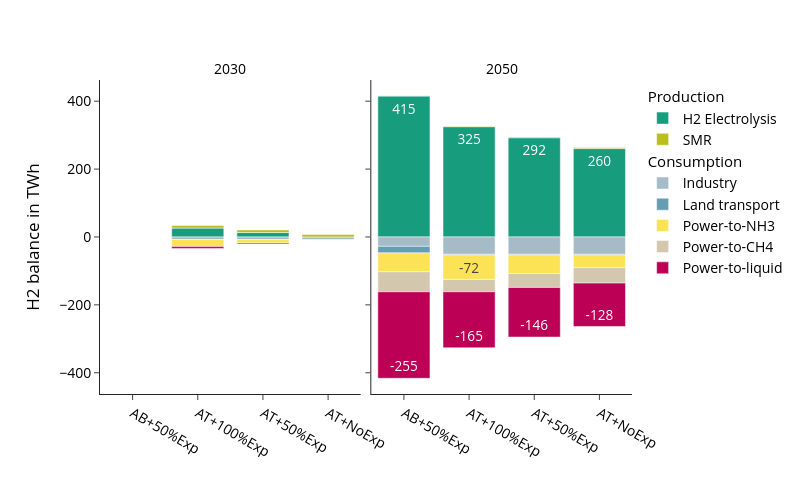

Write notebook code for a chart like this one.
### Code cell
fig_name = "hydrogen_balance_TWh"
fig = px.bar(
    df, 
    **fig_kwargs,
    color_discrete_map=colors["hydrogen"],
    category_orders={
        "variable":list(colors["hydrogen"].keys()),
        "scen": scen_order
        },
    #facet_col_spacing=0.1,
    labels={"value":"H2 balance in TWh","year":"",
            "variable":"", 
            "scen": ""},

)

# Add legend groups for Production and Consumption
fig = add_production_consumption_legend_groups(fig, df)

update_layout(fig)

print("Totals per scenario and year:", demand_sum_df)
fig.show()
#save_plotly_fig(df, fig, fig, sdir, f"{idx_group_name}_{fig_name}")

### Figure 1 — Plotly figure (JSON) as saved in the notebook; plotly's stock layout.template omitted (floating-point values rounded to 4 significant figures)
{"data": [{"hovertemplate": "=%{x}<br>H2 balance in TWh=%{text}<extra></extra>", "legendgroup": "Production", "legendgrouptitle": {"text": "Production"}, "marker": {"color": "#179c7d", "pattern": {"shape": ""}}, "name": "H2 Electrolysis", "orientation": "v", "showlegend": true, "text": [26.2, 13.1], "textangle": 0, "textposition": "inside", "texttemplate": "%{y:.0f}", "type": "bar", "x": ["AT+100%Exp", "AT+50%Exp"], "xaxis": "x", "y": [26.2, 13.1], "yaxis": "y"}, {"hovertemplate": "=%{x}<br>H2 balance in TWh=%{text}<extra></extra>", "legendgroup": "Production", "legendgrouptitle": {"text": "Production"}, "marker": {"color": "#179c7d", "pattern": {"shape": ""}}, "name": "H2 Electrolysis", "orientation": "v", "showlegend": false, "text": [415.4, 325.0, 292.4, 260.4], "textangle": 0, "textposition": "inside", "texttemplate": "%{y:.0f}", "type": "bar", "x": ["AB+50%Exp", "AT+100%Exp", "AT+50%Exp", "AT+NoExp"], "xaxis": "x2", "y": [415.4, 325.0, 292.4, 260.4], "yaxis": "y2"}, {"hovertemplate": "=%{x}<br>H2 balance in TWh=%{text}<extra></extra>", "legendgroup": "Consumption", "legendgrouptitle": {"text": "Consumption"}, "marker": {"color": "#a6bbc8", "pattern": {"shape": ""}}, "name": "Industry", "orientation": "v", "showlegend": true, "text": [-7.6, -7.6, -7.6], "textangle": 0, "textposition": "inside", "texttemplate": "%{y:.0f}", "type": "bar", "x": ["AT+100%Exp", "AT+50%Exp", "AT+NoExp"], "xaxis": "x", "y": [-7.6, -7.6, -7.6], "yaxis": "y"}, {"hovertemplate": "=%{x}<br>H2 balance in TWh=%{text}<extra></extra>", "legendgroup": "Consumption", "legendgrouptitle": {"text": "Consumption"}, "marker": {"color": "#a6bbc8", "pattern": {"shape": ""}}, "name": "Industry", "orientation": "v", "showlegend": false, "text": [-27.6, -51.0, -51.0, -51.0], "textangle": 0, "textposition": "inside", "texttemplate": "%{y:.0f}", "type": "bar", "x": ["AB+50%Exp", "AT+100%Exp", "AT+50%Exp", "AT+NoExp"], "xaxis": "x2", "y": [-27.6, -51.0, -51.0, -51.0], "yaxis": "y2"}, {"hovertemplate": "=%{x}<br>H2 balance in TWh=%{text}<extra></extra>", "legendgroup": "Consumption", "legendgrouptitle": {"text": "Consumption"}, "marker": {"color": "#669db2", "pattern": {"shape": ""}}, "name": "Land transport", "orientation": "v", "showlegend": true, "text": [-19.3, -1.9, -1.9, -1.9], "textangle": 0, "textposition": "inside", "texttemplate": "%{y:.0f}", "type": "bar", "x": ["AB+50%Exp", "AT+100%Exp", "AT+50%Exp", "AT+NoExp"], "xaxis": "x2", "y": [-19.3, -1.9, -1.9, -1.9], "yaxis": "y2"}, {"hovertemplate": "=%{x}<br>H2 balance in TWh=%{text}<extra></extra>", "legendgroup": "Consumption", "legendgrouptitle": {"text": "Consumption"}, "marker": {"color": "#fce356", "pattern": {"shape": ""}}, "name": "Power-to-NH3", "orientation": "v", "showlegend": true, "text": [-20.8, -10.4], "textangle": 0, "textposition": "inside", "texttemplate": "%{y:.0f}", "type": "bar", "x": ["AT+100%Exp", "AT+50%Exp"], "xaxis": "x", "y": [-20.8, -10.4], "yaxis": "y"}, {"hovertemplate": "=%{x}<br>H2 balance in TWh=%{text}<extra></extra>", "legendgroup": "Consumption", "legendgrouptitle": {"text": "Consumption"}, "marker": {"color": "#fce356", "pattern": {"shape": ""}}, "name": "Power-to-NH3", "orientation": "v", "showlegend": false, "text": [-55.5, -72.2, -54.8, -37.3], "textangle": 0, "textposition": "inside", "texttemplate": "%{y:.0f}", "type": "bar", "x": ["AB+50%Exp", "AT+100%Exp", "AT+50%Exp", "AT+NoExp"], "xaxis": "x2", "y": [-55.5, -72.2, -54.8, -37.3], "yaxis": "y2"}, {"hovertemplate": "=%{x}<br>H2 balance in TWh=%{text}<extra></extra>", "legendgroup": "Consumption", "legendgrouptitle": {"text": "Consumption"}, "marker": {"color": "#d3c7ae", "pattern": {"shape": ""}}, "name": "Power-to-CH4", "orientation": "v", "showlegend": true, "text": [-59.1, -36.3, -40.9, -45.6], "textangle": 0, "textposition": "inside", "texttemplate": "%{y:.0f}", "type": "bar", "x": ["AB+50%Exp", "AT+100%Exp", "AT+50%Exp", "AT+NoExp"], "xaxis": "x2", "y": [-59.1, -36.3, -40.9, -45.6], "yaxis": "y2"}, {"hovertemplate": "=%{x}<br>H2 balance in TWh=%{text}<extra></extra>", "legendgroup": "Consumption", "legendgrouptitle": {"text": "Consumption"}, "marker": {"color": "#bb0056", "pattern": {"shape": ""}}, "name": "Power-to-liquid", "orientation": "v", "showlegend": true, "text": [-5.4, -2.7], "textangle": 0, "textposition": "inside", "texttemplate": "%{y:.0f}", "type": "bar", "x": ["AT+100%Exp", "AT+50%Exp"], "xaxis": "x", "y": [-5.4, -2.7], "yaxis": "y"}, {"hovertemplate": "=%{x}<br>H2 balance in TWh=%{text}<extra></extra>", "legendgroup": "Consumption", "legendgrouptitle": {"text": "Consumption"}, "marker": {"color": "#bb0056", "pattern": {"shape": ""}}, "name": "Power-to-liquid", "orientation": "v", "showlegend": false, "text": [-254.8, -165.1, -146.2, -128.0], "textangle": 0, "textposition": "inside", "texttemplate": "%{y:.0f}", "type": "bar", "x": ["AB+50%Exp", "AT+100%Exp", "AT+50%Exp", "AT+NoExp"], "xaxis": "x2", "y": [-254.8, -165.1, -146.2, -128.0], "yaxis": "y2"}, {"hovertemplate": "=%{x}<br>H2 balance in TWh=%{text}<extra></extra>", "legendgroup": "Production", "legendgrouptitle": {"text": "Production"}, "marker": {"color": "#BCBD22", "pattern": {"shape": ""}}, "name": "SMR", "orientation": "v", "showlegend": true, "text": [7.6, 7.6, 7.6], "textangle": 0, "textposition": "inside", "texttemplate": "%{y:.0f}", "type": "bar", "x": ["AT+100%Exp", "AT+50%Exp", "AT+NoExp"], "xaxis": "x", "y": [7.6, 7.6, 7.6], "yaxis": "y"}, {"hovertemplate": "=%{x}<br>H2 balance in TWh=%{text}<extra></extra>", "legendgroup": "Production", "legendgrouptitle": {"text": "Production"}, "marker": {"color": "#BCBD22", "pattern": {"shape": ""}}, "name": "SMR", "orientation": "v", "showlegend": false, "text": [0.8, 1.5, 2.4, 3.3], "textangle": 0, "textposition": "inside", "texttemplate": "%{y:.0f}", "type": "bar", "x": ["AB+50%Exp", "AT+100%Exp", "AT+50%Exp", "AT+NoExp"], "xaxis": "x2", "y": [0.8, 1.5, 2.4, 3.3], "yaxis": "y2"}], "layout": {"annotations": [{"font": {}, "showarrow": false, "text": "2030", "x": 0.245, "xanchor": "center", "xref": "paper", "y": 1, "yanchor": "bottom", "yref": "paper"}, {"font": {}, "showarrow": false, "text": "2050", "x": 0.755, "xanchor": "center", "xref": "paper", "y": 1, "yanchor": "bottom", "yref": "paper"}], "barmode": "relative", "height": 500, "legend": {"title": {"text": ""}, "tracegroupgap": 0}, "width": 800, "xaxis": {"anchor": "y", "categoryarray": ["AB+50%Exp", "AT+100%Exp", "AT+50%Exp", "AT+NoExp"], "categoryorder": "array", "domain": [0, 0.49], "title": {"text": ""}}, "xaxis2": {"anchor": "y2", "categoryarray": ["AB+50%Exp", "AT+100%Exp", "AT+50%Exp", "AT+NoExp"], "categoryorder": "array", "domain": [0.51, 1], "matches": "x", "title": {"text": ""}}, "yaxis": {"anchor": "x", "domain": [0, 1], "title": {"text": "H2 balance in TWh"}}, "yaxis2": {"anchor": "x2", "domain": [0, 1], "matches": "y", "showticklabels": false}}}
